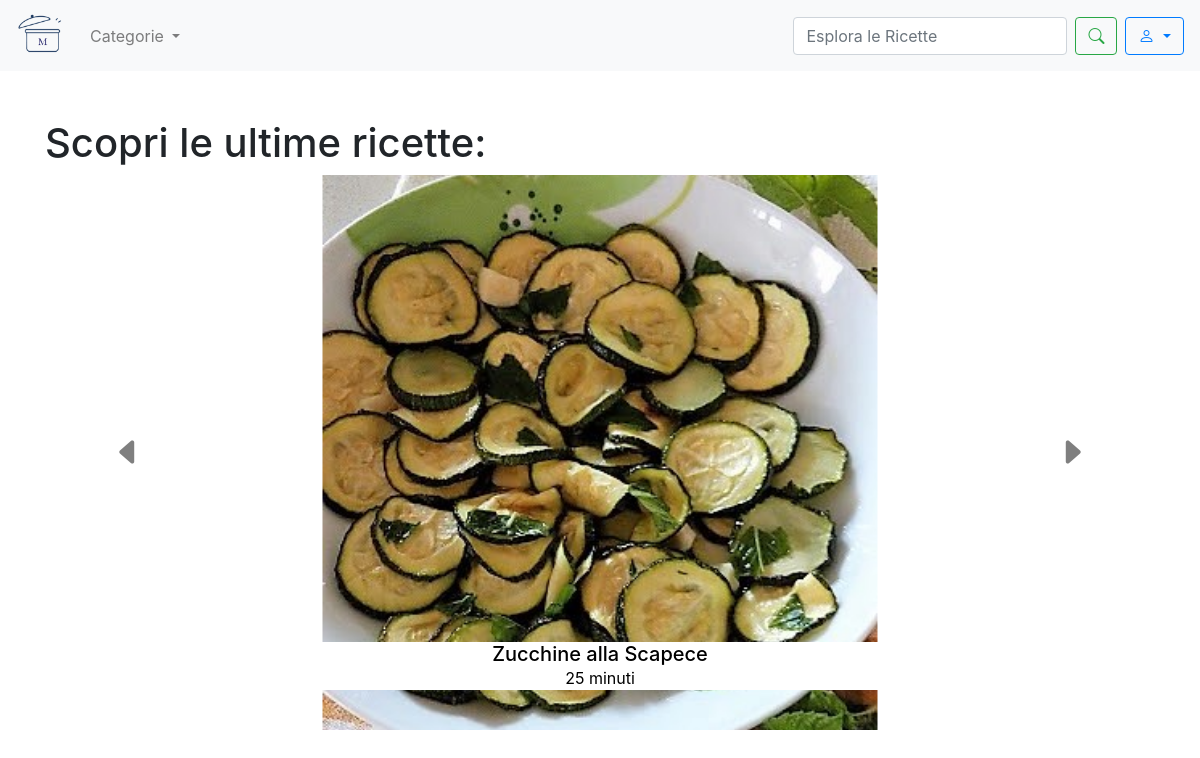
The page / (signed in) on the database its author committed.
### sito/models.py (models this page shows, shortened)
class Recipe(models.Model):
    title = models.CharField(max_length=200)
    photo = models.ImageField(upload_to='recipes_photos/', blank=True, null=True)
    preparationtime = models.CharField(help_text="Totale tempo di preparazione (es: 1 hour 30 minutes)", max_length=200,
                                       blank=True, null=True)
    category = models.ForeignKey(Category, on_delete=models.CASCADE)
    user = models.ForeignKey('CustomUser', on_delete=models.CASCADE)
    ingredients = models.TextField()
    instructions = models.TextField()

### sito/views.py (the view)
# urls.py: path("", homepage, name="homepage"),
def homepage(request):
    last_4_recipes = Recipe.objects.order_by('-id')[:4]
    recipe = Recipe.objects.all()
    context = {
        'last_4_recipes': last_4_recipes,
        'recipes': recipe
    }
    return render(request, 'homepage.html', context)

### template/homepage.html (shortened to what this page needs)
<!DOCTYPE html>
{% load static %}
<html lang="it">
<head>
    <link rel="stylesheet" href="https://maxcdn.bootstrapcdn.com/bootstrap/4.5.2/css/bootstrap.min.css">
    <link rel="stylesheet" href="https://cdn.jsdelivr.net/npm/bootstrap-icons/font/bootstrap-icons.css">
</head>
<body>
    <nav class="navbar navbar-expand-lg navbar-light bg-light">
       <a class="navbar-brand" href="{% url 'homepage' %}">
            <img src="{% static 'images/logo.png' %}" alt="Logo" class="d-inline-block align-top" style="width: 50px">
        </a>
            <ul class="navbar-nav mr-auto">
                <li class="nav-item dropdown">
                  <div class="nav-link dropdown-toggle" role="button" data-toggle="dropdown" aria-expanded="false" id="CategoryDropdown">
                    Categorie
                  </div>
                </li>
            </ul>
            <form class="form-inline my-2 my-lg-0" method="GET" action="{% url 'search' %}">
                <input class="form-control mr-sm-2" type="search" name ="q" placeholder="Esplora le Ricette" aria-label="Search">
                <button class="btn btn-outline-success my-2 my-sm-0" type="submit"><i class="bi bi-search"></i></button>
            </form>
            <div class="dropdown ml-2">
                <button class="btn btn-outline-primary dropdown-toggle" type="button" id="userDropdown" data-toggle="dropdown" aria-haspopup="true" aria-expanded="false">
                    <i class="bi bi-person"></i>
                </button>
                </div>
    </nav>
    <div class="container mt-5">
        <h1>Scopri le ultime ricette:</h1>
        <div id="recipeCarousel" class="carousel slide carousel-dark" data-ride="carousel" >
            <div class="carousel-inner ">
                {% for recipe in last_4_recipes %}
                    <div class="carousel-item {% if forloop.first %}active{% endif %} position-relative" >
                        <div class="recipe-image">
                            {% if recipe.photo %}
                                <img src=" {{ recipe.photo.url }} " class="d-block w-50 " alt="foto ricetta"  >
                            {% else %}
                                <img src="{% static 'images/defaultrecipe.jpg' %}" class="d-block w-50" alt="foto ricetta" >
                            {% endif %}
                        </div>
                        <div class="carousel-caption d-none d-md-block">
                            <h5 class="my-0" style="color: black; background-color: white;background-blend-mode: overlay">{{ recipe.title }}</h5>
                            <p class="my-0" style="color: black; background-color: white">{{ recipe.preparationtime }}</p>
                        </div>
                    </div>
                {% endfor %}
            </div>
            <a class="carousel-control-prev " href="#recipeCarousel" role="button" data-slide="prev">
                <i class="bi bi-caret-left-fill" aria-hidden="true" style="color: black; font-size: 2rem"></i>
            </a>
            <a class="carousel-control-next" href="#recipeCarousel" role="button" data-slide="next">
                <i class="bi bi-caret-right-fill" aria-hidden="true" style="color: black; font-size: 2rem"></i>
            </a>
        </div>
    </div>
</body>
</html>

### template/homepage.html (style rules this page uses)
.recipe-image { width: 100%; height: 0; padding-bottom: 50%; position: relative; overflow: hidden; }
.recipe-image img { position: absolute; top: 50%; left: 50%; width: 100%; height: auto; transform: translate(-50%, -50%); }

### rows shown on the page
Recipe: photo (picture), title "Zucchine alla Scapece", preparationtime "25 minuti"
